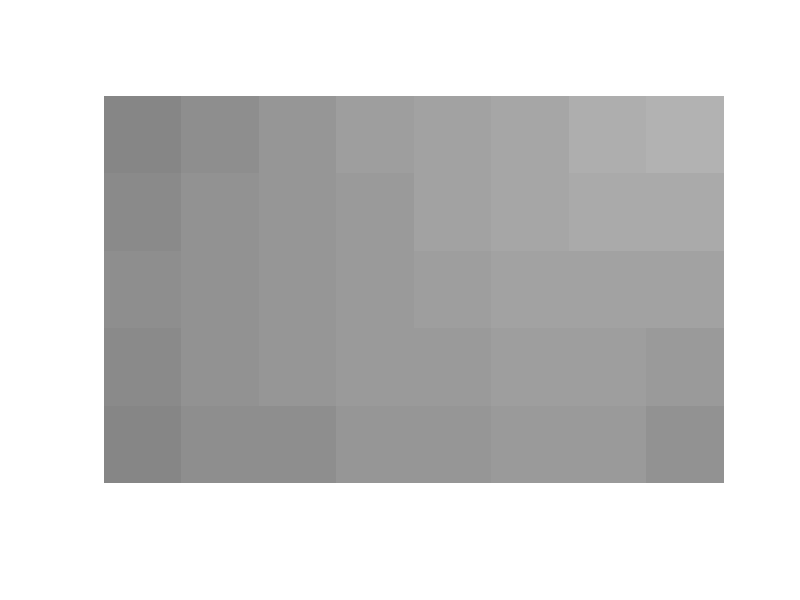

Write MATLAB code to recreate this figure.
% nelx = 160;
% nely = 100;
nelx = 8;
nely = 5;
volfrac = 0.4;
penal = 3;
rmin = 6;
ft = 1;

%% MATERIAL PROPERTIES
E0 = 1
Emin = 1e-9;
nu = 0.3;

%% PREPARE FINITE ELEMENT ANALYSIS
A11 = [12  3 -6 -3;  3 12  3  0; -6  3 12 -3; -3  0 -3 12];
A12 = [-6 -3  0  3; -3 -6 -3 -6;  0 -3 -6  3;  3 -6  3 -6];
B11 = [-4  3 -2  9;  3 -4 -9  4; -2 -9 -4 -3;  9  4 -3 -4];
B12 = [ 2 -3  4 -9; -3  2  9 -2;  4  9  2  3; -9 -2  3  2];
KE = 1/(1-nu^2)/24*([A11 A12;A12' A11]+nu*[B11 B12;B12' B11]);
nodenrs = reshape(1:(1+nelx)*(1+nely),1+nely,1+nelx);
edofVec = reshape(2*nodenrs(1:end-1,1:end-1)+1,nelx*nely,1);
edofMat = repmat(edofVec,1,8)+repmat([0 1 2*nely+[2 3 0 1] -2 -1],nelx*nely,1);
iK = reshape(kron(edofMat, ones(8,1))', 64*nelx*nely, 1);
jK = reshape(kron(edofMat, ones(1,8))', 64*nelx*nely, 1);

%% DEFINE LOADS AND SUPPORTS (Short Cantilever Beam)
F = sparse(2*(nely+1)*(nelx+1), 1, -1, 2*(nely+1)*(nelx+1), 1);
U = zeros(2*(nely+1)*(nelx+1),1);
fixeddofs = [1:2*(nely+1)];
alldofs = [1:2*(nely+1)*(nelx+1)];
freedofs = setdiff(alldofs,fixeddofs);

%% PREPARE FILTER
iH = ones(nelx*nely*(2*(ceil(rmin)-1)+1)^2,1);
jH = ones(size(iH));
sH = zeros(size(iH));
k = 0;
for i1 = 1:nelx
  for j1 = 1:nely
    e1 = (i1-1)*nely+j1;
    for i2 = max(i1-(ceil(rmin)-1),1):min(i1+(ceil(rmin)-1),nelx)
      for j2 = max(j1-(ceil(rmin)-1),1):min(j1+(ceil(rmin)-1),nely)
        e2 = (i2-1)*nely+j2;
        k = k+1;
        iH(k) = e1;
        jH(k) = e2;
        sH(k) = max(0, rmin - sqrt((i1-i2)^2 + (j1 - j2)^2));
      end
    end
  end
end
H = sparse(iH, jH, sH);
Hs = sum(H, 2);

%% INITIALIZE ITERATION
x = repmat(volfrac,nely,nelx);
xPhys = x;
loop = 0;
change = 1;


%% START ITERATION
while change > 0.01
  loop = loop + 1;

  %% FE-ANALYSIS
  sK = reshape(KE(:)*(Emin+xPhys(:)'.^penal*(E0-Emin)),64*nelx*nely,1);
  K = sparse(iK, jK, sK); K = (K+K') / 2;
  U(freedofs) = K(freedofs,freedofs) \ F(freedofs);
  Kdense = full(K);
  %% OBJECTIVE FUNCTION AND SENSITIVITY ANALYSIS
  ce = reshape(sum((U(edofMat)*KE).*U(edofMat),2), nely, nelx);
  c = sum(sum((Emin + xPhys.^penal * (E0 - Emin)).*ce));
  dc = -penal*(E0-Emin)*xPhys.^(penal-1).*ce;
  dv = ones(nely, nelx);

  %% FILTERING/MODIFICATION OF SENSITIVITIES
  if ft == 1
    dc(:) = H*(x(:).*dc(:))./Hs./max(1e-3, x(:));
  elseif ft == 2
    dc(:) = H*(dc(:)./Hs);
    dv(:) = H*(dv(:)./Hs);
  end

  %% OPTIMALITY CRITERIA UPDATE OF DESIGN VARIABLES AND PHYSICAL DENSITIES
  l1 = 0; l2 = 1e9; move = 0.2;
  while (l2-l1)/(l1+l2) > 1e-3
    lmid = 0.5*(l2+l1);
    xnew = max(0,max(x-move, min(1,min(x+move, x.*sqrt(-dc./dv/lmid)))));
    if ft == 1
      xPhys = xnew;
    elseif ft == 2
      xPhys(:) = (H*xnew(:))./Hs;
    end
    if sum(xPhys(:)) > volfrac*nelx*nely, l1 = lmid; else l2 = lmid; end
  end
  change = max(abs(xnew(:) - x(:)));
  x = xnew;

  %% PRINT RESULTS
  fprintf(' It.:%5i Obj.:%11.4f Vol.:%7.3f ch.:%7.3f\n', loop, c, mean(xPhys(:)),change);
  %% PLOT DENSITIES
  colormap(gray); imagesc(1-xPhys); caxis([0 1]); axis equal; axis off; drawnow;
end
